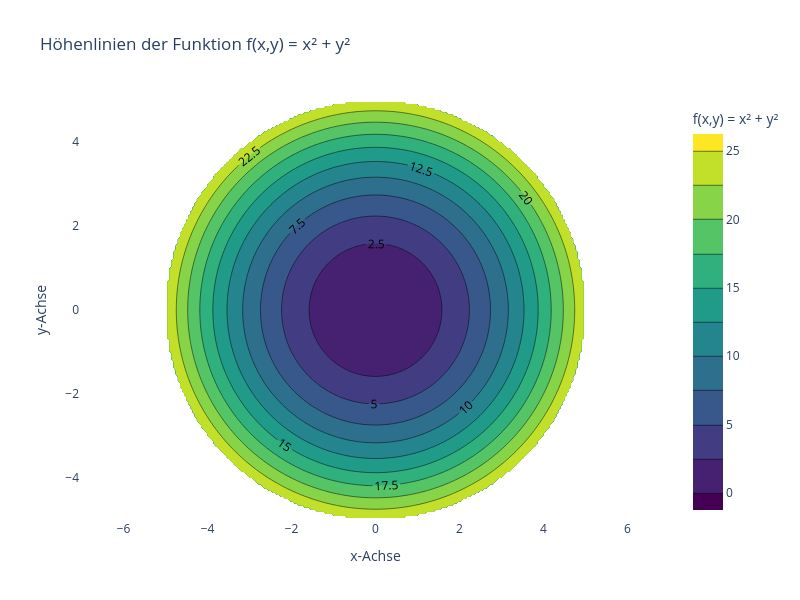

Notebook code for this chart:
### Markdown cell above
Zusätzlich zur Höhe wurde die Paraboloid-Fläche gemäß der Funktionswerte
$f(x,y)$ eingefärbt. Die Farbskala rechts gibt an, welche Farbe welchem
Funktionswert entspricht. Die Visualisierung von Funktionen mit mehr als zwei
unabhängigen Variablen stellt eine Herausforderung dar, da wir nur drei
räumliche Dimensionen zur grafischen Darstellung nutzen können. Es gibt jedoch
alternative verschiedene Techniken, um mehrdimensionale Funktionen zu
visualisieren, wie wir gleich sehen werden.

```{dropdown} Video "Multivariate Funktionen: Graph" von Mathematische Methoden
<iframe width="560" height="315" src="https://www.youtube.com/embed/oJdN_Ics6qs"
title="YouTube video player" frameborder="0" allow="accelerometer; autoplay; clipboard-write;
encrypted-media; gyroscope; picture-in-picture; web-share" allowfullscreen></iframe>
```

### Höhenlinien

Eine alternative Darstellung einer Funktion von zwei unabhängigen Variablen ist
der sogenannte **Contourplot** oder das **Konturliniendiagramm**. Konturlinien
sind auch aus dem Erdkundeunterricht bekannt, wo sie normalerweise
**Höhenlinien** genannt werden.

```{admonition} Was sind ... Höhenlinien?
:class: note
Höhenlinien sind Linien in einer zweidimensionalen Ebene, die diejenigen Punkte
$(x,y)$ verbinden, die den gleichen Funktionswert $f(x,y)=c$ haben, wobei $c$
eine Konstante ist.
```

Höhenlinien bieten eine zweidimensionale Darstellung einer dreidimensionalen
Fläche. Liegen Höhenlinien eng beieinander, so ist die Steigung der Fläche in
diesem Bereich steil; liegen sie weit auseinander, ist die Steigung flach.

Das folgende Beispiel zeigt die Höhenlinien der zuvor dargestellten Funktion
$f(x,y) = x^2 + y^2$, wobei die Definitionsmenge auf einen Kreis mit Radius $r =
5$ zur besseren Visualisierung beschränkt ist:

### Code cell
import numpy as np
import plotly.graph_objects as go

# Erzeuge ein regelmäßiges Gitter
grid_size = 200
x = np.linspace(-5, 5, grid_size)
y = np.linspace(-5, 5, grid_size)
X, Y = np.meshgrid(x, y)

# Berechne Abstand vom Ursprung für jeden Punkt
R = np.sqrt(X**2 + Y**2)

# Berechne Funktionswerte und setze Werte außerhalb des Kreises auf None
Z = X**2 + Y**2
Z = np.where(R <= 5, Z, None)  # Setze Werte außerhalb des Kreises auf None

# Erstelle Contourplot mit Plotly
fig = go.Figure()

# Füge Konturlinien hinzu
fig.add_trace(
    go.Contour(
        x=x,
        y=y,
        z=Z,
        contours=dict(
            start=0,
            end=25,
            size=2.5,  # Entspricht 11 Levels zwischen 0 und 25
            showlabels=True
        ),
        colorscale='viridis',
        colorbar=dict(title='f(x,y) = x² + y²'),
        hoverinfo='x+y+z',  # Zeige x, y und z-Werte beim Hovern
        line=dict(width=0.5, color='black')  # Dünne schwarze Linien für Konturen
    )
)

# Layout anpassen
fig.update_layout(
    title='Höhenlinien der Funktion f(x,y) = x² + y²',
    xaxis_title='x-Achse',
    yaxis_title='y-Achse',
    width=800,
    height=600,
    xaxis=dict(
        scaleanchor="y",
        scaleratio=1,
        showgrid=True
    ),
    yaxis=dict(
        showgrid=True
    ),
    # Entferne Hintergrundfarbe für Punkte außerhalb des Kreises
    plot_bgcolor='white'
)

# Zeige den Plot an
fig.show()

### Figure 1 — Plotly figure (JSON) as saved in the notebook; plotly's stock layout.template omitted (floating-point values rounded to 4 significant figures; data arrays with more than 128 entries replaced by an {"elided": "..."} marker saying what was removed)
{"data": [{"colorbar": {"title": {"text": "f(x,y) = x² + y²"}}, "colorscale": [[0.0, "#440154"], [0.1111, "#482878"], [0.2222, "#3e4989"], [0.3333, "#31688e"], [0.4444, "#26828e"], [0.5556, "#1f9e89"], [0.6667, "#35b779"], [0.7778, "#6ece58"], [0.8889, "#b5de2b"], [1.0, "#fde725"]], "contours": {"end": 25, "showlabels": true, "size": 2.5, "start": 0}, "hoverinfo": "x+y+z", "line": {"color": "black", "width": 0.5}, "type": "contour", "x": {"elided": "200 float values"}, "y": {"elided": "200 float values"}, "z": {"elided": "200x200 float values"}}], "layout": {"height": 600, "plot_bgcolor": "white", "title": {"text": "Höhenlinien der Funktion f(x,y) = x² + y²"}, "width": 800, "xaxis": {"scaleanchor": "y", "scaleratio": 1, "showgrid": true, "title": {"text": "x-Achse"}}, "yaxis": {"showgrid": true, "title": {"text": "y-Achse"}}}}
